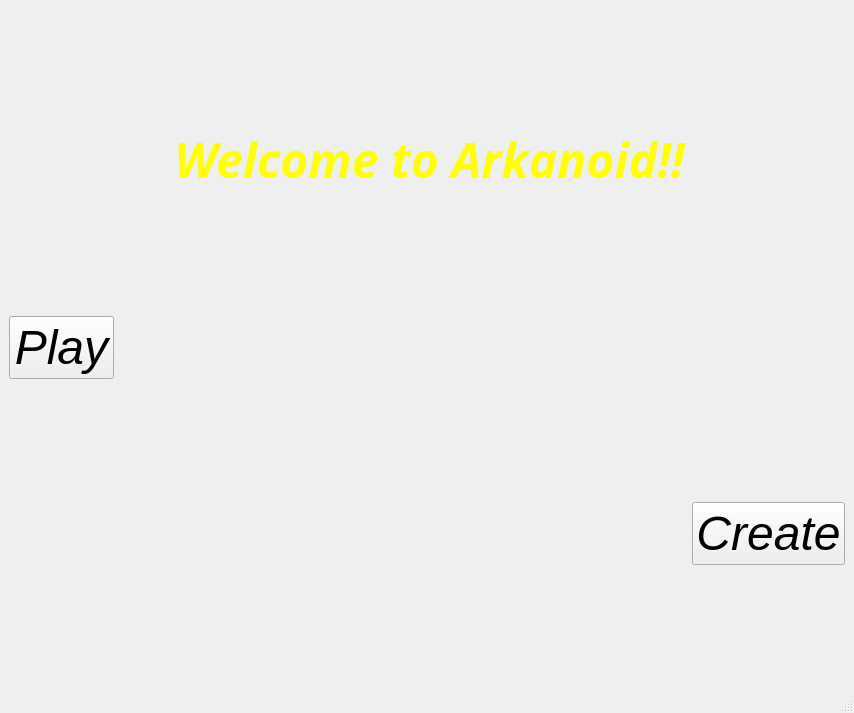
<?xml version="1.0" encoding="UTF-8"?>
<ui version="4.0">
 <class>MainWindow</class>
 <widget class="QMainWindow" name="MainWindow">
  <property name="geometry">
   <rect>
    <x>0</x>
    <y>0</y>
    <width>854</width>
    <height>713</height>
   </rect>
  </property>
  <property name="sizePolicy">
   <sizepolicy hsizetype="Preferred" vsizetype="Ignored">
    <horstretch>0</horstretch>
    <verstretch>0</verstretch>
   </sizepolicy>
  </property>
  <property name="windowTitle">
   <string>Arkanoid</string>
  </property>
  <widget class="QWidget" name="centralwidget">
   <layout class="QGridLayout" name="gridLayout">
    <item row="2" column="2">
     <widget class="QPushButton" name="pushButton_2">
      <property name="enabled">
       <bool>true</bool>
      </property>
      <property name="sizePolicy">
       <sizepolicy hsizetype="Fixed" vsizetype="Fixed">
        <horstretch>0</horstretch>
        <verstretch>0</verstretch>
       </sizepolicy>
      </property>
      <property name="font">
       <font>
        <pointsize>36</pointsize>
        <italic>true</italic>
       </font>
      </property>
      <property name="autoFillBackground">
       <bool>true</bool>
      </property>
      <property name="text">
       <string>Create</string>
      </property>
      <property name="autoDefault">
       <bool>false</bool>
      </property>
     </widget>
    </item>
    <item row="0" column="1">
     <widget class="QLabel" name="label">
      <property name="sizePolicy">
       <sizepolicy hsizetype="Maximum" vsizetype="Maximum">
        <horstretch>0</horstretch>
        <verstretch>0</verstretch>
       </sizepolicy>
      </property>
      <property name="font">
       <font>
        <family>Perpetua</family>
        <pointsize>36</pointsize>
       </font>
      </property>
      <property name="text">
       <string>&lt;html&gt;&lt;head/&gt;&lt;body&gt;&lt;p&gt;&lt;span style=&quot; font-weight:600; font-style:italic; color:#ffff00;&quot;&gt;Welcome to Arkanoid!!&lt;/span&gt;&lt;/p&gt;&lt;/body&gt;&lt;/html&gt;</string>
      </property>
      <property name="alignment">
       <set>Qt::AlignCenter</set>
      </property>
     </widget>
    </item>
    <item row="1" column="0" colspan="2">
     <widget class="QPushButton" name="pushButton">
      <property name="enabled">
       <bool>true</bool>
      </property>
      <property name="sizePolicy">
       <sizepolicy hsizetype="Fixed" vsizetype="Fixed">
        <horstretch>0</horstretch>
        <verstretch>0</verstretch>
       </sizepolicy>
      </property>
      <property name="font">
       <font>
        <pointsize>36</pointsize>
        <weight>50</weight>
        <italic>true</italic>
        <bold>false</bold>
       </font>
      </property>
      <property name="autoFillBackground">
       <bool>true</bool>
      </property>
      <property name="text">
       <string>Play</string>
      </property>
     </widget>
    </item>
   </layout>
  </widget>
  <widget class="QStatusBar" name="statusbar"/>
  <action name="actionObjects">
   <property name="checkable">
    <bool>true</bool>
   </property>
   <property name="checked">
    <bool>false</bool>
   </property>
   <property name="text">
    <string>Objects</string>
   </property>
  </action>
 </widget>
 <resources/>
 <connections/>
</ui>
